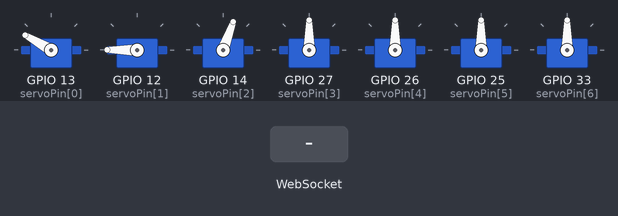
The sketch below on a simulated ESP32. On the bench: 7 × servo. The inputs (shaded band) are chosen by the test bench. WiFi joins after 1.5 s; servers stay silent unless stated; storage starts empty; what the sketch prints to the serial monitor is not drawn.

Above: at 3.2 s.
3.3 s: WebSocket text "1s" received
At 5.4 s:
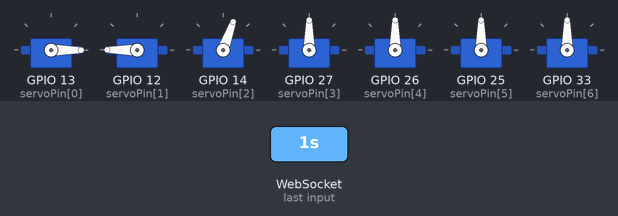
6.3 s: WebSocket text "2s" received
At 9.0 s:
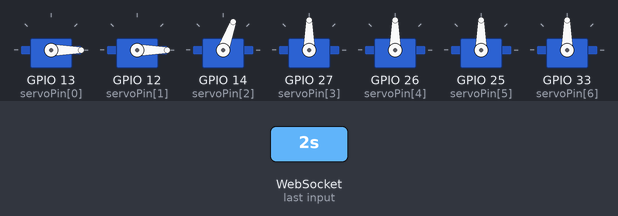
9.3 s: WebSocket text "3s" received
At 11.9 s:
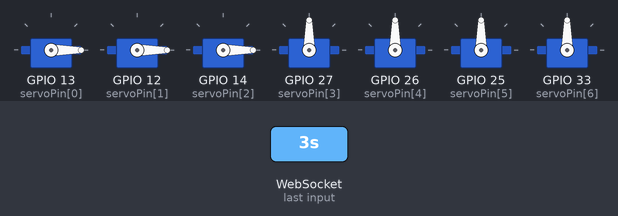
12.3 s: WebSocket text "4s" received
At 14.7 s:
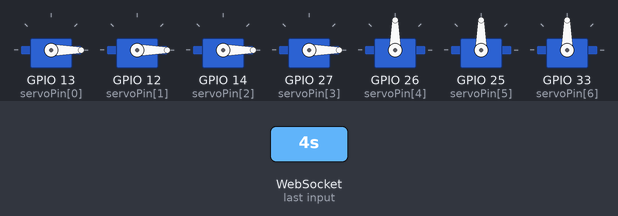
15.3 s: WebSocket text "5s" received
At 17.9 s:
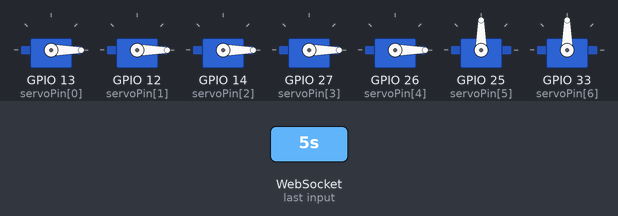
18.3 s: WebSocket text "6s" received
At 20.3 s:
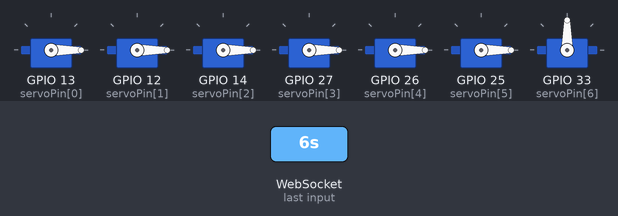
Timing chart, 0 to 21.8 s (numbered marks = the images above; inputs shaded):
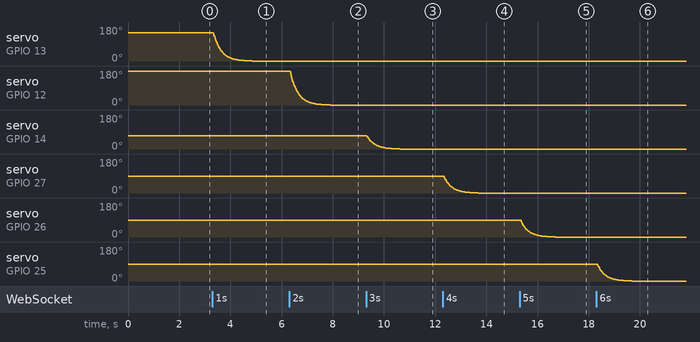

The sketch:

ESP32_Robot_Arm_Multiple_Sliders_Web_Server.ino
```cpp
#include <Arduino.h>
#include <WiFi.h>
#include <AsyncTCP.h>
#include <ESPAsyncWebServer.h>
#include "SPIFFS.h"
#include <Arduino_JSON.h>
#include <Servo.h>

static const int servoPin[7] = {13,12,14,27,26,25,33};

// Replace with your network credentials
const char* ssid = "Peeranat";
const char* password = "peeranatk88";

// Create AsyncWebServer object on port 80
AsyncWebServer server(80);
// Create a WebSocket object

AsyncWebSocket ws("/ws");
// Set LED GPIO

String message = "";
String sliderValue1 = "150";
String sliderValue2 = "180";
String sliderValue3 = "70";
String sliderValue4 = "90";
String sliderValue5 = "90";
String sliderValue6 = "90";
String sliderValue7 = "90";

int dutyCycle1 = 150;
int dutyCycle2 = 180;
int dutyCycle3 = 70;
int dutyCycle4 = 90;
int dutyCycle5 = 90;
int dutyCycle6 = 90;
int dutyCycle7 = 90;

int pinData[7];
unsigned long last_time = 0;

Servo servo1;
Servo servo2;
Servo servo3;
Servo servo4;
Servo servo5;
Servo servo6;
Servo servo7;

float servo1Smoothed;
float servo1Prev = 150;
float servo2Smoothed;
float servo2Prev = 180;
float servo3Smoothed;
float servo3Prev = 70;
float servo4Smoothed;
float servo4Prev = 90;
float servo5Smoothed;
float servo5Prev = 90;
float servo6Smoothed;
float servo6Prev = 90;
float servo7Smoothed;
float servo7Prev = 90;


//Json Variable to Hold Slider Values
JSONVar sliderValues;

//Get Slider Values
String getSliderValues(){
  sliderValues["sliderValue1"] = String(sliderValue1);
  sliderValues["sliderValue2"] = String(sliderValue2);
  sliderValues["sliderValue3"] = String(sliderValue3);
  sliderValues["sliderValue4"] = String(sliderValue4);
  sliderValues["sliderValue5"] = String(sliderValue5);
  sliderValues["sliderValue6"] = String(sliderValue6);
  sliderValues["sliderValue7"] = String(sliderValue7);

  String jsonString = JSON.stringify(sliderValues);
  return jsonString;
}

// Initialize SPIFFS
void initFS() {
  if (!SPIFFS.begin()) {
    Serial.println("An error has occurred while mounting SPIFFS");
  }
  else{
   Serial.println("SPIFFS mounted successfully");
  }
}

// Initialize WiFi
void initWiFi() {
  WiFi.mode(WIFI_STA);
  WiFi.begin(ssid, password);
  Serial.print("Connecting to WiFi ..");
  while (WiFi.status() != WL_CONNECTED) {
    Serial.print('.');
    delay(1000);
  }
  Serial.println(WiFi.localIP());
}

void notifyClients(String sliderValues) {
  ws.textAll(sliderValues);
}

void handleWebSocketMessage(void *arg, uint8_t *data, size_t len) {
  AwsFrameInfo *info = (AwsFrameInfo*)arg;
  if (info->final && info->index == 0 && info->len == len && info->opcode == WS_TEXT) {
    data[len] = 0;
    message = (char*)data;
    if (message.indexOf("1s") >= 0) {
      sliderValue1 = message.substring(2);
      dutyCycle1 = sliderValue1.toInt();
      Serial.println(dutyCycle1);
      Serial.print(getSliderValues());
      notifyClients(getSliderValues());
    }
    if (message.indexOf("2s") >= 0) {
      sliderValue2 = message.substring(2);
      dutyCycle2 = sliderValue2.toInt();
      Serial.println(dutyCycle2);
      Serial.print(getSliderValues());
      notifyClients(getSliderValues());
    }
    if (message.indexOf("3s") >= 0) {
      sliderValue3 = message.substring(2);
      dutyCycle3 = sliderValue3.toInt();
      Serial.println(dutyCycle3);
      Serial.print(getSliderValues());
      notifyClients(getSliderValues());
    }
    if (message.indexOf("4s") >= 0) {
      sliderValue4 = message.substring(2);
      dutyCycle4 = sliderValue4.toInt();
      Serial.println(dutyCycle4);
      Serial.print(getSliderValues());
      notifyClients(getSliderValues());
    }
    if (message.indexOf("5s") >= 0) {
      sliderValue5 = message.substring(2);
      dutyCycle5 = sliderValue5.toInt();
      Serial.println(dutyCycle5);
      Serial.print(getSliderValues());
      notifyClients(getSliderValues());
    }
    if (message.indexOf("6s") >= 0) {
      sliderValue6 = message.substring(2);
      dutyCycle6 = sliderValue6.toInt();
      Serial.println(dutyCycle6);
      Serial.print(getSliderValues());
      notifyClients(getSliderValues());
    }
    if (message.indexOf("7s") >= 0) {
      sliderValue7 = message.substring(2);
      dutyCycle7 = sliderValue7.toInt();
      Serial.println(dutyCycle7);
      Serial.print(getSliderValues());
      notifyClients(getSliderValues());
    }
    if (strcmp((char*)data, "getValues") == 0) {
      notifyClients(getSliderValues());
    }
    if (strcmp((char*)data, "reset") == 0) {
      sliderValue1 = "150";
      sliderValue2 = "180";
      sliderValue3 = "70";
      sliderValue4 = "90";
      sliderValue5 = "90";
      sliderValue6 = "90";
      sliderValue7 = "90";
      dutyCycle1 = 150;
      dutyCycle2 = 180;
      dutyCycle3 = 70;
      dutyCycle4 = 90;
      dutyCycle5 = 90;
      dutyCycle6 = 90;
      dutyCycle7 = 90;
      Serial.print(getSliderValues());
      notifyClients(getSliderValues());
    }
  }
}
void onEvent(AsyncWebSocket *server, AsyncWebSocketClient *client, AwsEventType type, void *arg, uint8_t *data, size_t len) {
  switch (type) {
    case WS_EVT_CONNECT:
      Serial.printf("WebSocket client #%u connected from %s\n", client->id(), client->remoteIP().toString().c_str());
      break;
    case WS_EVT_DISCONNECT:
      Serial.printf("WebSocket client #%u disconnected\n", client->id());
      break;
    case WS_EVT_DATA:
      handleWebSocketMessage(arg, data, len);
      break;
    case WS_EVT_PONG:
    case WS_EVT_ERROR:
      break;
  }
}

void initWebSocket() {
  ws.onEvent(onEvent);
  server.addHandler(&ws);
}


void setup() {
  Serial.begin(115200);
  servo1.attach(servoPin[0]);
  servo2.attach(servoPin[1]);
  servo3.attach(servoPin[2]);
  servo4.attach(servoPin[3]);
  servo5.attach(servoPin[4]);
  servo6.attach(servoPin[5]);
  servo7.attach(servoPin[6]);

  servo1.write(150);
  servo2.write(180);
  servo3.write(70);
  servo4.write(90);
  servo5.write(90);
  servo6.write(90);
  servo7.write(90);


  initFS();
  initWiFi();
  initWebSocket();

  // Web Server Root URL
  server.on("/", HTTP_GET, [](AsyncWebServerRequest *request){
    request->send(SPIFFS, "/index.html", "text/html");
  });

  server.serveStatic("/", SPIFFS, "/");

  // Start server

  server.begin();

}

void loop() {

  if( millis() - last_time > 5) {
    last_time = millis();
    servo1Smoothed = (dutyCycle1 * 0.02) + (servo1Prev * 0.98);
    servo2Smoothed = (dutyCycle2 * 0.02) + (servo2Prev * 0.98);
    servo3Smoothed = (dutyCycle3 * 0.02) + (servo3Prev * 0.98);
    servo4Smoothed = (dutyCycle4 * 0.02) + (servo4Prev * 0.98);
    servo5Smoothed = (dutyCycle5 * 0.02) + (servo5Prev * 0.98);
    servo6Smoothed = (dutyCycle6 * 0.02) + (servo6Prev * 0.98);
    servo7Smoothed = (dutyCycle7 * 0.02) + (servo7Prev * 0.98);


    servo1Prev = servo1Smoothed;
    servo2Prev = servo2Smoothed;
    servo3Prev = servo3Smoothed;
    servo4Prev = servo4Smoothed;
    servo5Prev = servo5Smoothed;
    servo6Prev = servo6Smoothed;
    servo7Prev = servo7Smoothed;

    servo1.write(servo1Smoothed);
    servo2.write(servo2Smoothed);
    servo3.write(servo3Smoothed);
    servo4.write(servo4Smoothed);
    servo5.write(servo5Smoothed);
    servo6.write(servo6Smoothed);
    servo7.write(servo7Smoothed);
  }
  ws.cleanupClients();
}
```

Measured:
- after the input at 3.3 s, servo on GPIO 13 (servoPin[0]): moves from 150° to 0° over 1.5 s, starting at once
- after the input at 6.3 s, servo on GPIO 12 (servoPin[1]): moves from 180° to 0° over 1.6 s, starting at once
- after the input at 9.3 s, servo on GPIO 14 (servoPin[2]): moves from 70° to 0° over 1.3 s, starting at once
- after the input at 12.3 s, servo on GPIO 27 (servoPin[3]): moves from 90° to 0° over 1.4 s, starting at once
- after the input at 15.3 s, servo on GPIO 26 (servoPin[4]): moves from 90° to 0° over 1.4 s, starting at once
- after the input at 18.3 s, servo on GPIO 25 (servoPin[5]): moves from 90° to 0° over 1.4 s, starting at once
